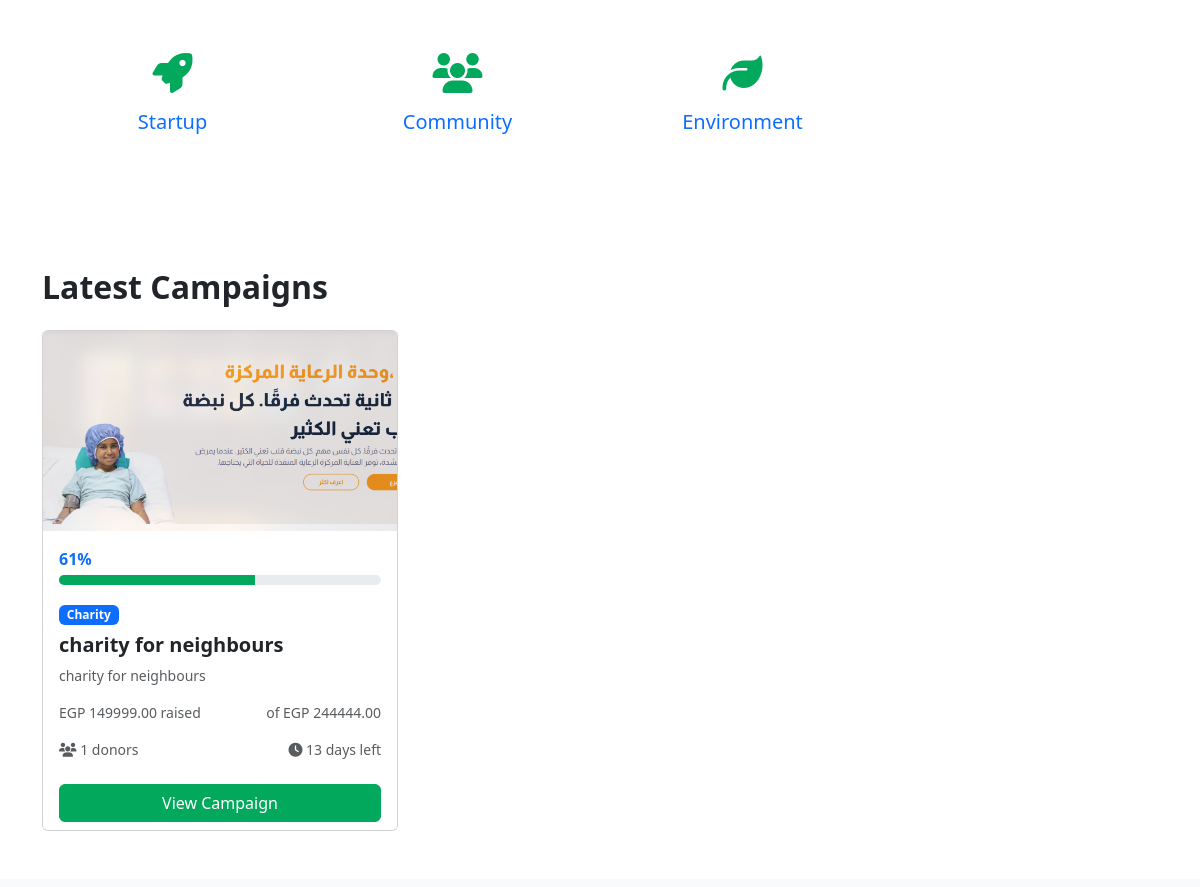
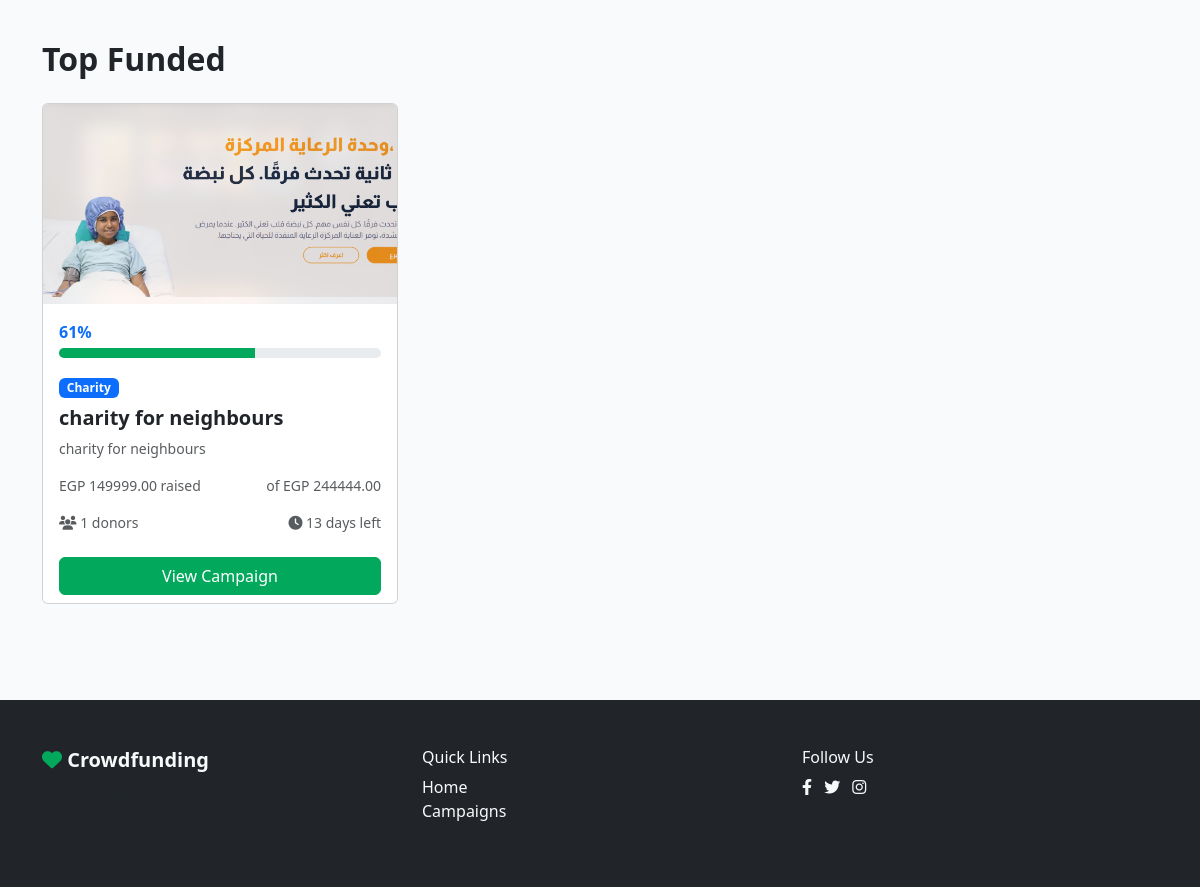
/ (lower part), run on an earlier commit of the app's database (2 pictures, top to bottom).
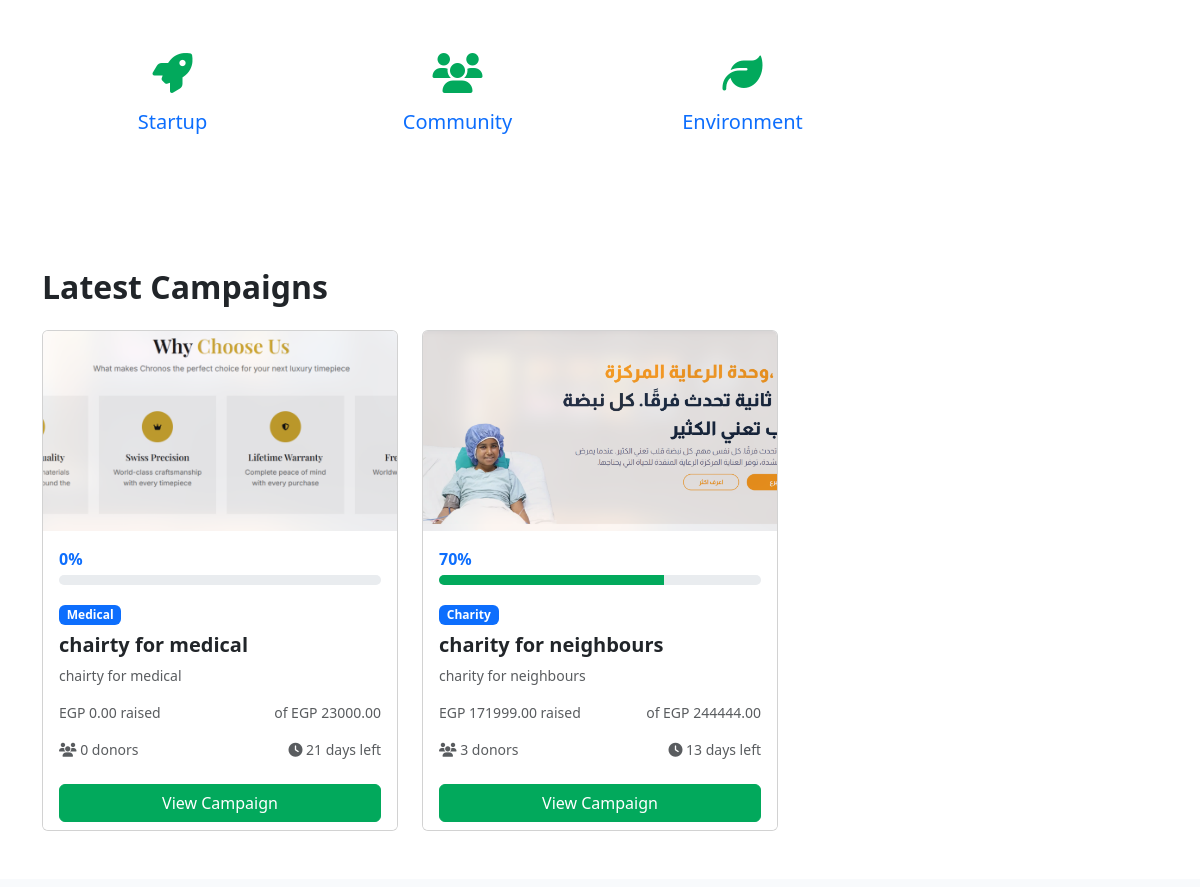
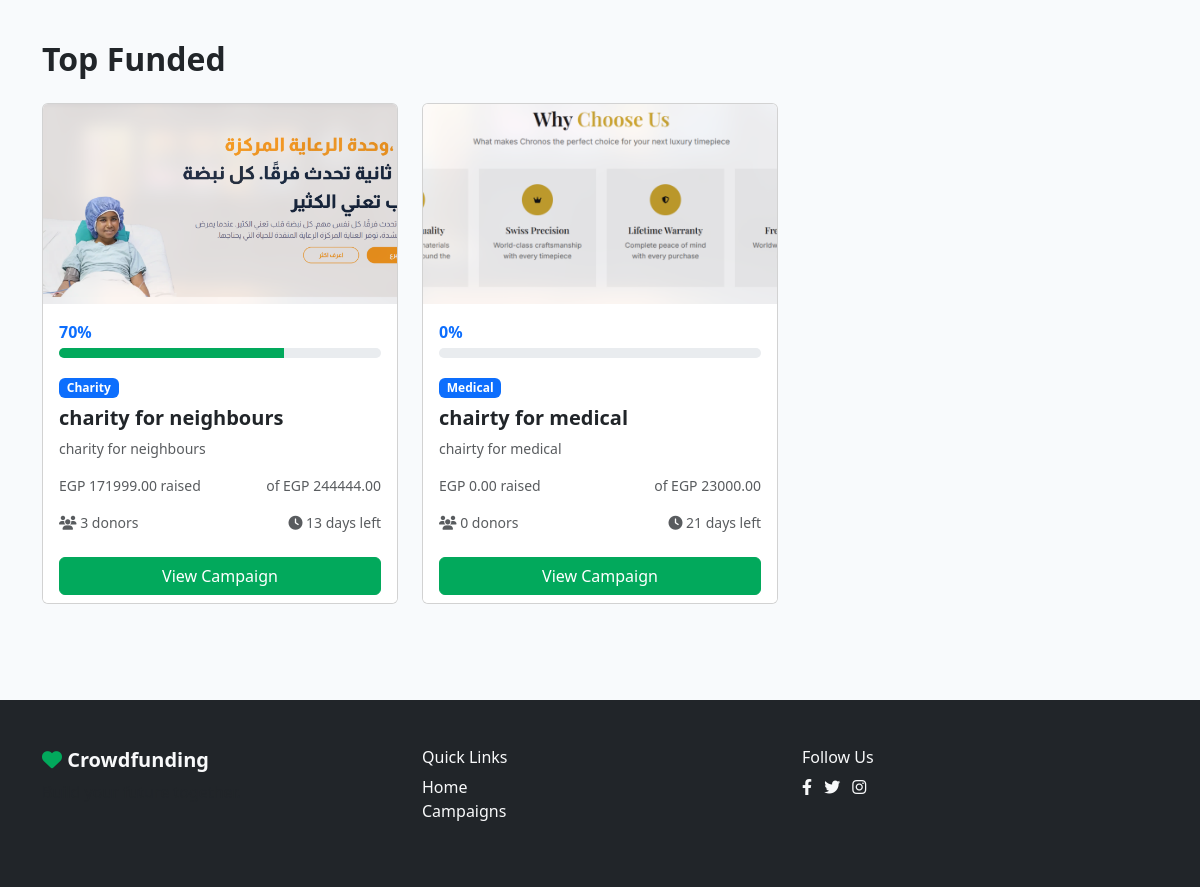
And on a later commit of the database (2 pictures, top to bottom).
### projects/models.py (models this page shows, shortened)
class Category(models.Model):
    name = models.CharField(max_length=100, unique=True)
    slug = models.SlugField(max_length=100, unique=True)
    icon = models.CharField(max_length=50, blank=True, null=True)
    class Meta:
        verbose_name_plural = 'Categories'

class Campaign(models.Model):
    owner = models.ForeignKey(settings.AUTH_USER_MODEL, on_delete=models.CASCADE, related_name='campaigns')
    title = models.CharField(max_length=255)
    short_description = models.CharField(max_length=500)
    story = models.TextField()
    category = models.ForeignKey(Category, on_delete=models.CASCADE, related_name='campaigns')
    goal_amount = models.DecimalField(max_digits=12, decimal_places=2)
    raised_amount = models.DecimalField(max_digits=12, decimal_places=2, default=0.00)
    start_date = models.DateField()
    end_date = models.DateField()
    cover_image = models.ImageField(upload_to='campaign_covers/')
    is_featured = models.BooleanField(default=False)
    created_at = models.DateTimeField(auto_now_add=True)
    updated_at = models.DateTimeField(auto_now=True)
    def get_progress_percentage(self):
        if self.goal_amount == 0:
            return 0
        try:
            percentage = (float(self.raised_amount) / float(self.goal_amount)) * 100
            return round(min(100, percentage))
        except (ZeroDivisionError, TypeError):
            return 0
    def get_days_left(self):
        today = date.today()
        if today > self.end_date:
            return 0
        return (self.end_date - today).days
    def get_donor_count(self):
        return self.donations.values('donor').distinct().count()

### projects/views.py (the view)
# urls.py: path('', views.home, name='home'),
def home(request):
    featured_campaigns = Campaign.objects.filter(is_featured=True)[:3]
    latest_campaigns = Campaign.objects.order_by('-created_at')[:6]
    categories = Category.objects.all()
    top_campaigns = Campaign.objects.annotate(
        total_raised=Sum('donations__amount')
    ).order_by('-total_raised')[:4]
    return render(request, 'projects/home.html', {
        'featured_campaigns': featured_campaigns,
        'latest_campaigns': latest_campaigns,
        'categories': categories,
        'top_campaigns': top_campaigns,
    })

### projects/context_processors.py (called while the page is built)
def categories_processor(request):
    return {'all_categories': Category.objects.all()}

### templates/projects/home.html (shortened to what this page needs)
{% extends "base.html" %}
{% block content %}
{% if categories %}
<section class="py-5 bg-white">
    <div class="container">
        <div class="row g-4">
            {% for category in categories %}
            <div class="col-lg-3 col-md-4 col-sm-6">
                <a href="{% url 'campaign_list' %}?category={{ category.slug }}" class="text-decoration-none">
                    <div class="category-card">
                        <i class="fas {{ category.icon|default:'fa-heart' }}"></i>
                        <h5 class="mt-3">{{ category.name }}</h5>
                    </div>
                </a>
            </div>
            {% endfor %}
        </div>
    </div>
</section>
{% endif %}
{% if latest_campaigns %}
<section class="py-5 bg-white">
    <div class="container">
        <h2 class="fw-bold mb-4">Latest Campaigns</h2>
        <div class="row g-4">
            {% for campaign in latest_campaigns %}
                {% include "projects/_campaign_card.html" %}
            {% endfor %}
        </div>
    </div>
</section>
{% endif %}
{% if top_campaigns %}
<section class="py-5">
    <div class="container">
        <h2 class="fw-bold mb-4">Top Funded</h2>
        <div class="row g-4">
            {% for campaign in top_campaigns %}
                {% include "projects/_campaign_card.html" %}
            {% endfor %}
        </div>
    </div>
</section>
{% endif %}
{% endblock %}

### templates/projects/_campaign_card.html
<div class="col-lg-4 col-md-6">
  <div class="card campaign-card h-100">
    {% if campaign.cover_image %}
    <img
      src="{{ campaign.cover_image.url }}"
      class="card-img-top"
      alt="{{ campaign.title }}"
      style="height: 200px; object-fit: cover"
    />
    {% endif %}
    <div class="card-body">
                        <div class="d-flex justify-content-between mb-1">
                            <span class="fw-bold text-primary">{{ campaign.get_progress_percentage|floatformat:"0" }}%</span>
                        </div>
                        <div class="progress mb-3" style="height: 10px;">
                            <div class="progress-bar" role="progressbar" style="width: {{ campaign.get_progress_percentage|floatformat:"0" }}%;" aria-valuenow="{{ campaign.get_progress_percentage|floatformat:"0" }}" aria-valuemin="0" aria-valuemax="100"></div>
                        </div>
      <span class="badge bg-primary mb-2">{{ campaign.category.name }}</span>
      <h5 class="card-title fw-bold">{{ campaign.title }}</h5>
      <p class="card-text text-muted small">{{ campaign.short_description }}</p>
      <div class="d-flex justify-content-between text-muted small">
        <span>EGP {{ campaign.raised_amount }} raised</span>
        <span>of EGP {{ campaign.goal_amount }}</span>
      </div>
      <div class="d-flex justify-content-between mt-3">
        <small class="text-muted"
          ><i class="fas fa-users"></i> {{ campaign.get_donor_count }}
          donors</small
        >
        <small class="text-muted"
          ><i class="fas fa-clock"></i> {{ campaign.get_days_left }} days
          left</small
        >
      </div>
    </div>
    <div class="card-footer bg-white border-top-0">
      <a
        href="{% url 'campaign_detail' campaign.pk %}"
        class="btn btn-primary w-100"
        >View Campaign</a
      >
    </div>
  </div>
</div>

What changed in the data, as far as the page shows it:
added Campaign: cover_image (picture), get_progress_percentage "0", category.name "Medical", title "chairty for medical", short_description "chairty for medical", raised_amount "0.00", goal_amount "23000.00", get_donor_count "0", get_days_left "21"
changed Campaign "charity for neighbours": get_progress_percentage "61" → "70"; raised_amount "149999.00" → "171999.00"; get_donor_count "1" → "3"
